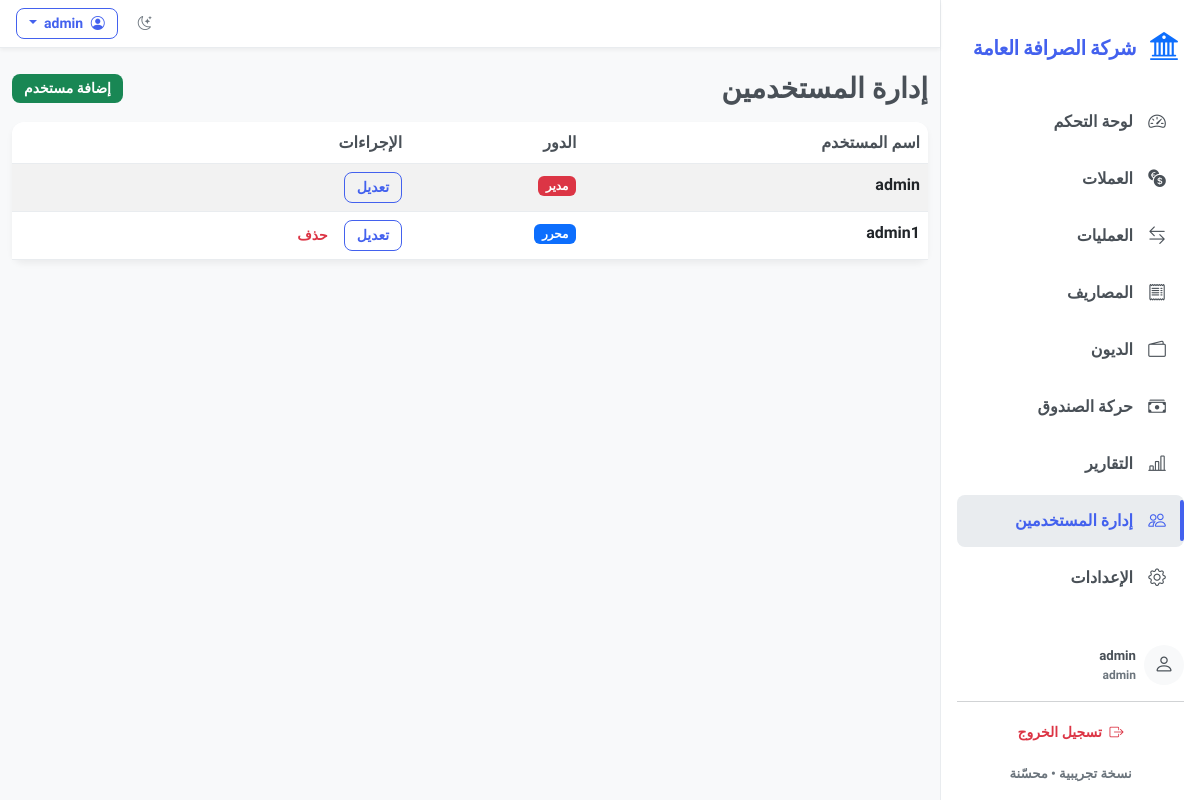
Screenshot of /users (signed in) with the database file from the repository.
### models.py (models this page shows)
class Settings(db.Model):
    id = db.Column(db.Integer, primary_key=True)
    company_name = db.Column(db.String(100), default='شركة الصرافة')
    company_logo = db.Column(db.String(200), default='bi-bank2')  # Bootstrap icon class

class User(UserMixin, db.Model):
    id = db.Column(db.Integer, primary_key=True)
    username = db.Column(db.String(80), unique=True, nullable=False)
    password_hash = db.Column(db.String(200), nullable=False)
    role = db.Column(db.String(20), default='viewer')

### app.py (the view)
        @login_required
        def decorated_function(*args, **kwargs):
            if current_user.role == 'admin':
                return f(*args, **kwargs)
            else:
                flash('ليس لديك صلاحية للوصول إلى هذه الصفحة')
                return redirect(url_for('dashboard'))

### templates/users.html (shortened to what this page needs)
{% extends 'base.html' %}
{% block content %}
<div class="d-flex justify-content-between align-items-center mb-3 animate-on-scroll">
  <h3 class="mb-0">إدارة المستخدمين</h3>
  <a class="btn btn-sm btn-success bounce-in" href="/user/add">إضافة مستخدم</a>
</div>
<div class="card slide-in-left">
  <div class="table-responsive">
    <table class="table table-striped mb-0">
      <thead>
        <tr>
          <th>اسم المستخدم</th>
          <th>الدور</th>
          <th>الإجراءات</th>
        </tr>
      </thead>
      <tbody>
        {% for user in users %}
        <tr class="animate-on-scroll">
          <td>{{ user.username }}</td>
          <td>
            {% if user.role == 'admin' %}
              <span class="badge bg-danger">مدير</span>
            {% elif user.role == 'editor' %}
              <span class="badge bg-primary">محرر</span>
            {% else %}
              <span class="badge bg-secondary">عارض</span>
            {% endif %}
          </td>
          <td>
            <a href="/user/edit/{{ user.id }}" class="btn btn-sm btn-outline-primary">تعديل</a>
            {% if user.id != current_user.id %}
            <form method="POST" action="/user/delete/{{ user.id }}" class="d-inline" onsubmit="return confirm('هل أنت متأكد من حذف هذا المستخدم؟')">
              <button type="submit" class="btn btn-sm btn-outline-danger">حذف</button>
            </form>
            {% endif %}
          </td>
        </tr>
        {% endfor %}
      </tbody>
    </table>
  </div>
</div>
{% endblock %}

### templates/base.html (shortened to what this page needs)
<!doctype html>
<html lang="ar" dir="rtl">
  <head>
    <link href="https://cdn.jsdelivr.net/npm/bootstrap@5.3.0/dist/css/bootstrap.rtl.min.css" rel="stylesheet">
    <link href="https://cdn.jsdelivr.net/npm/bootstrap-icons@1.10.5/font/bootstrap-icons.css" rel="stylesheet">
    <link rel="stylesheet" href="/static/css/styles.css">
    <link rel="stylesheet" href="/static/css/theme-extra.css">
  </head>
  <body>
    <div class="d-flex">
      <aside class="sidebar p-3" id="sidebar">
        <div class="d-flex align-items-center mb-4 mt-2">
          <div class="brand-logo me-2">
            <i class="bi {{ settings.company_logo if settings else 'bi-bank2' }} fs-3 text-primary"></i>
          </div>
          <div class="brand fw-bold">{{ settings.company_name if settings else 'شركة الصرافة' }}</div>
        </div>
        <nav class="nav flex-column">
          <a class="nav-link {{ 'active' if request.path == '/' else '' }}" href="/">
            <i class="bi bi-speedometer2 nav-icon"></i>
            <span class="nav-text">لوحة التحكم</span>
          </a>
          <a class="nav-link {{ 'active' if '/currencies' in request.path else '' }}" href="/currencies">
            <i class="bi bi-currency-exchange nav-icon"></i>
            <span class="nav-text">العملات</span>
          </a>
          <a class="nav-link {{ 'active' if '/transactions' in request.path else '' }}" href="/transactions">
            <i class="bi bi-arrow-left-right nav-icon"></i>
            <span class="nav-text">العمليات</span>
          </a>
          <a class="nav-link {{ 'active' if '/expenses' in request.path else '' }}" href="/expenses">
            <i class="bi bi-receipt nav-icon"></i>
            <span class="nav-text">المصاريف</span>
          </a>
          <a class="nav-link {{ 'active' if '/debts' in request.path else '' }}" href="/debts">
            <i class="bi bi-wallet2 nav-icon"></i>
            <span class="nav-text">الديون</span>
          </a>
          <a class="nav-link {{ 'active' if '/cashbox' in request.path else '' }}" href="/cashbox">
            <i class="bi bi-cash-stack nav-icon"></i>
            <span class="nav-text">حركة الصندوق</span>
          </a>
          <a class="nav-link {{ 'active' if '/reports' in request.path else '' }}" href="/reports">
            <i class="bi bi-bar-chart-line nav-icon"></i>
            <span class="nav-text">التقارير</span>
          </a>
          {% if current_user.role == 'admin' %}
          <a class="nav-link {{ 'active' if '/users' in request.path else '' }}" href="/users">
            <i class="bi bi-people nav-icon"></i>
            <span class="nav-text">إدارة المستخدمين</span>
          </a>
          {% endif %}
          <a class="nav-link {{ 'active' if '/settings' in request.path else '' }}" href="/settings">
            <i class="bi bi-gear nav-icon"></i>
            <span class="nav-text">الإعدادات</span>
          </a>
        </nav>
        <div class="sidebar-footer mt-auto">
          <div class="user-info d-flex align-items-center mb-3">
            <div class="avatar bg-light rounded-circle d-flex align-items-center justify-content-center me-2">
              <i class="bi bi-person fs-5"></i>
            </div>
            <div class="user-details">
              <div class="username small fw-bold">{{ current_user.username }}</div>
              <div class="role small text-muted">{{ current_user.role }}</div>
            </div>
          </div>
          <hr class="my-3">
          <div class="text-center">
            <a class="btn btn-sm btn-outline-danger w-100" href="/logout">
              <i class="bi bi-box-arrow-right me-1"></i> تسجيل الخروج
            </a>
          </div>
          <div class="version small text-muted text-center mt-3">نسخة تجريبية • محسّنة</div>
        </div>
      </aside>
      <div class="flex-grow-1 main-content">
        <nav class="navbar navbar-expand-lg navbar-light bg-white shadow-sm px-3">
          <div class="container-fluid p-0">
            <div class="ms-auto d-flex align-items-center">
              <button class="btn btn-sm btn-outline-secondary theme-toggle me-2" title="تبديل الوضع">
                <i class="bi bi-moon-stars"></i>
              </button>
              <div class="dropdown">
                <button class="btn btn-sm btn-outline-primary dropdown-toggle" type="button" id="userDropdown" data-bs-toggle="dropdown">
                  <i class="bi bi-person-circle me-1"></i> {{ current_user.username }}
                </button>
              </div>
            </div>
          </div>
        </nav>
        <main class="container py-4">
          {% block content %}{% endblock %}
        </main>
      </div>
    </div>
  </body>
</html>

### static/css/theme-extra.css (style rules this page uses)
.brand { font-weight:800; font-size:1.2rem; color:var(--primary); letter-spacing: -0.5px; font-family: 'Dubai', 'Tajawal', sans-serif; }
.sidebar .nav-link { margin-bottom: 0.3rem; font-family: 'Dubai', 'Tajawal', sans-serif; font-weight: 700; }
.user-details .username { font-weight: 600; font-family: 'Dubai', 'Tajawal', sans-serif; }
.user-details .role { font-size: 0.75rem; font-family: 'Dubai', 'Tajawal', sans-serif; }

### rows the page displays
Settings: company_name "شركة الصرافة العامة"
User: username "admin", role "admin", shows "مدير"
User: username "admin1", role "محرر"
